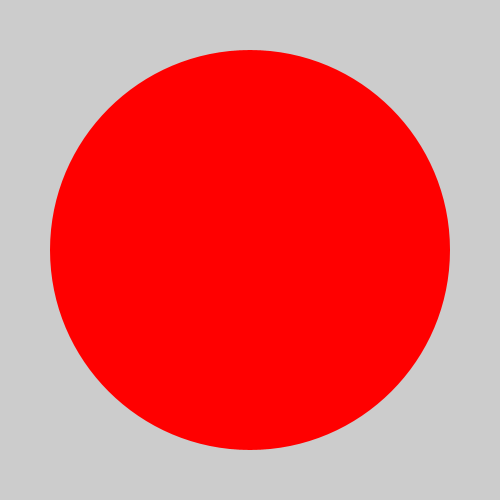
Frame 1 (no input)
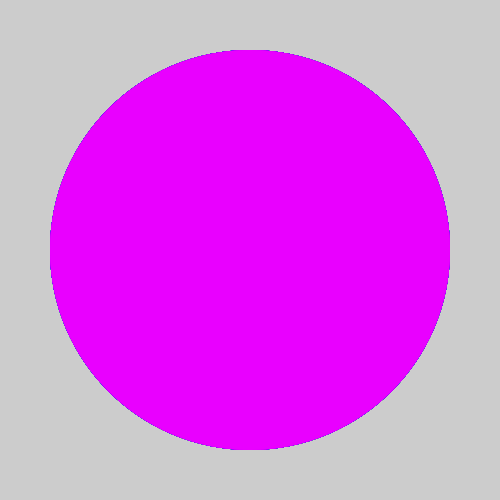
Frame 60 (the mouse pressed at the canvas centre just before this capture)
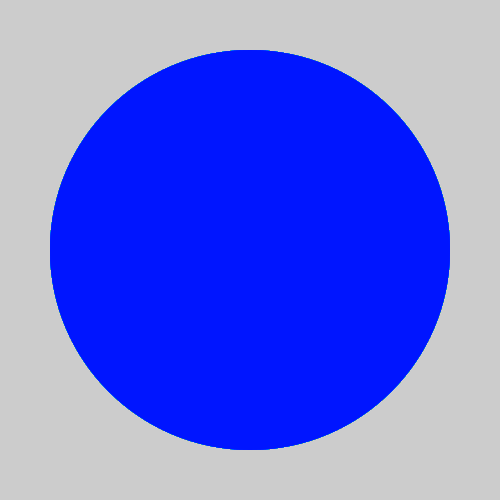
Frame 120 (the mouse held since frame 60 and released just before this capture)

The Processing sketch that drew these frames (run headless with seeded random() and noise(); from frame 60 on, the mouse is pressed at the canvas centre):

// Processing sketch: Rainbow_Dot
// ── Rainbow_Dot.pde
int x;
void setup () {
 size(500,500);
 noStroke();
 colorMode(HSB,360,100,100,100);
 x=0;
 frameRate(30);
}

void draw () {
  
 fill(x,100,100);
 ellipse(width/2,height/2,400,400);
 x+=5;
 if (x>=360) {
  x=0; 
 }
}
